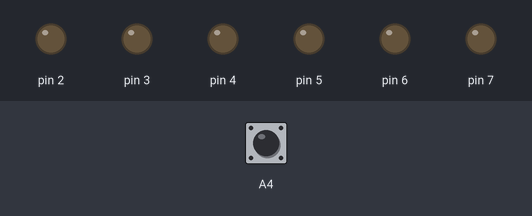
A sketch run on a simulated Arduino Uno, built with avr-gcc and run on an emulated ATmega328P. Parts: output pins drawn as LEDs (lit = HIGH). Inputs (shaded band) come from the test bench; at power-on: A4 HIGH.

Above: at 1.2 s.
1.3 s: A4 pulled LOW for 0.15 s
At 1.37 s:
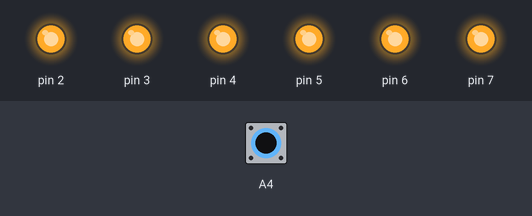
2.9 s: A4 pulled LOW for 3.2 s
At 7.2 s:
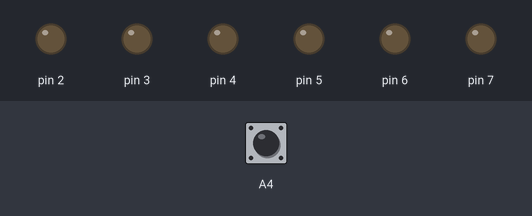
Timing chart, 0 to 8.7 s (numbered marks = the images above; inputs shaded):
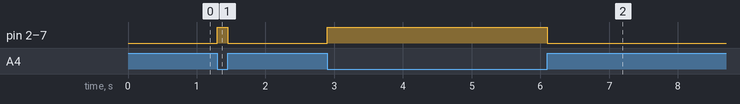

The sketch:

Program_5.ino
```cpp
boolean buttonStateA4 = true;

void setup() {
pinMode(2, OUTPUT);
pinMode(3, OUTPUT);
pinMode(4, OUTPUT);
pinMode(5, OUTPUT);
pinMode(6, OUTPUT);
pinMode(7, OUTPUT);
pinMode(A4, INPUT_PULLUP);
}

void loop() {
buttonStateA4 = digitalRead(A4);
if(buttonStateA4 == false) {
  digitalWrite(2, HIGH);
  digitalWrite(3, HIGH);
  digitalWrite(4, HIGH);
  digitalWrite(5, HIGH);
  digitalWrite(6, HIGH);
  digitalWrite(7, HIGH);
}
else{
  digitalWrite(2, LOW);
  digitalWrite(3, LOW);
  digitalWrite(4, LOW);
  digitalWrite(5, LOW);
  digitalWrite(6, LOW);
  digitalWrite(7, LOW);
}
}
```

Measured:
- after the input at 1.3 s, pin 2–7: LOW → HIGH at once, → LOW 0.15 s later
- after the input at 2.9 s, pin 2–7: LOW → HIGH at once, → LOW 3.2 s later
